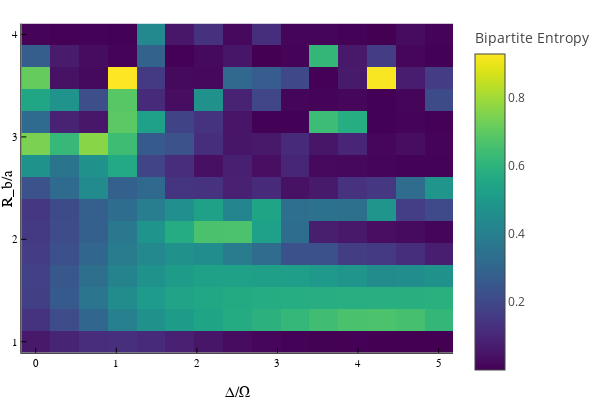

Notebook code cell kept with this figure:
### Code cell
plotlyjs()
N=12
resolution=15
coarse_resolution=3
separation_assumption=2
sites = siteinds("S=1/2", N)
psi0 = MPS(sites, ["Dn" for i = 1:N])
plot(stand(N, resolution, coarse_resolution, separation_assumption, 1, 4, 5, psi0, sites, false))

### Figure 1 — Plotly figure (JSON) as saved in the notebook; plotly's stock layout.template omitted (floating-point values rounded to 4 significant figures; data arrays with more than 128 entries replaced by an {"elided": "..."} marker saying what was removed)
{"data": [{"colorbar": {"title": "Bipartite Entropy"}, "colorscale": {"elided": "256x2 mixed values"}, "hoverinfo": "text", "name": "y1", "showlegend": false, "showscale": true, "text": {"elided": "15x15 str values"}, "type": "heatmap", "x": [-0.1786, 0.1786, 0.5357, 0.8929, 1.25, 1.607, 1.964, 2.321, 2.679, 3.036, 3.393, 3.75, 4.107, 4.464, 4.821, 5.179], "xaxis": "x", "y": [0.8929, 1.107, 1.321, 1.536, 1.75, 1.964, 2.179, 2.393, 2.607, 2.821, 3.036, 3.25, 3.464, 3.679, 3.893, 4.107], "yaxis": "y", "z": {"elided": "15x15 float values"}, "zmax": 0.928, "zmin": 0.0001582}], "layout": {"annotations": [], "height": 400, "legend": {"bgcolor": "rgba(255, 255, 255, 1.000)", "bordercolor": "rgba(0, 0, 0, 1.000)", "borderwidth": 1, "font": {"color": "rgba(0, 0, 0, 1.000)", "family": "sans-serif", "size": 11}, "title": {"font": {"color": "rgba(0, 0, 0, 1.000)", "family": "sans-serif", "size": 15}, "text": ""}, "tracegroupgap": 0, "traceorder": "normal", "x": 1, "xanchor": "auto", "y": 1, "yanchor": "auto"}, "margin": {"b": 20, "l": 0, "r": 0, "t": 20}, "paper_bgcolor": "rgba(255, 255, 255, 1.000)", "plot_bgcolor": "rgba(255, 255, 255, 1.000)", "showlegend": true, "width": 600, "xaxis": {"anchor": "y", "domain": [0.04684, 0.9934], "gridcolor": "rgba(0, 0, 0, 0.100)", "gridwidth": 0.5, "linecolor": "rgba(0, 0, 0, 1.000)", "mirror": false, "range": [-0.1786, 5.179], "showgrid": true, "showline": true, "showticklabels": true, "tickangle": 0, "tickcolor": "rgb(0, 0, 0)", "tickfont": {"color": "rgba(0, 0, 0, 1.000)", "family": "sans-serif", "size": 11}, "tickmode": "array", "ticks": "inside", "ticktext": ["0", "1", "2", "3", "4", "5"], "tickvals": [0, 1, 2, 3, 4, 5], "title": "Δ/Ω", "titlefont": {"color": "rgba(0, 0, 0, 1.000)", "family": "sans-serif", "size": 15}, "type": "-", "visible": true, "zeroline": false, "zerolinecolor": "rgba(0, 0, 0, 1.000)"}, "yaxis": {"anchor": "x", "domain": [0.07581, 0.9902], "gridcolor": "rgba(0, 0, 0, 0.100)", "gridwidth": 0.5, "linecolor": "rgba(0, 0, 0, 1.000)", "mirror": false, "range": [0.8929, 4.107], "showgrid": true, "showline": true, "showticklabels": true, "tickangle": 0, "tickcolor": "rgb(0, 0, 0)", "tickfont": {"color": "rgba(0, 0, 0, 1.000)", "family": "sans-serif", "size": 11}, "tickmode": "array", "ticks": "inside", "ticktext": ["1", "2", "3", "4"], "tickvals": [1, 2, 3, 4], "title": "R_b/a", "titlefont": {"color": "rgba(0, 0, 0, 1.000)", "family": "sans-serif", "size": 15}, "type": "-", "visible": true, "zeroline": false, "zerolinecolor": "rgba(0, 0, 0, 1.000)"}}}
